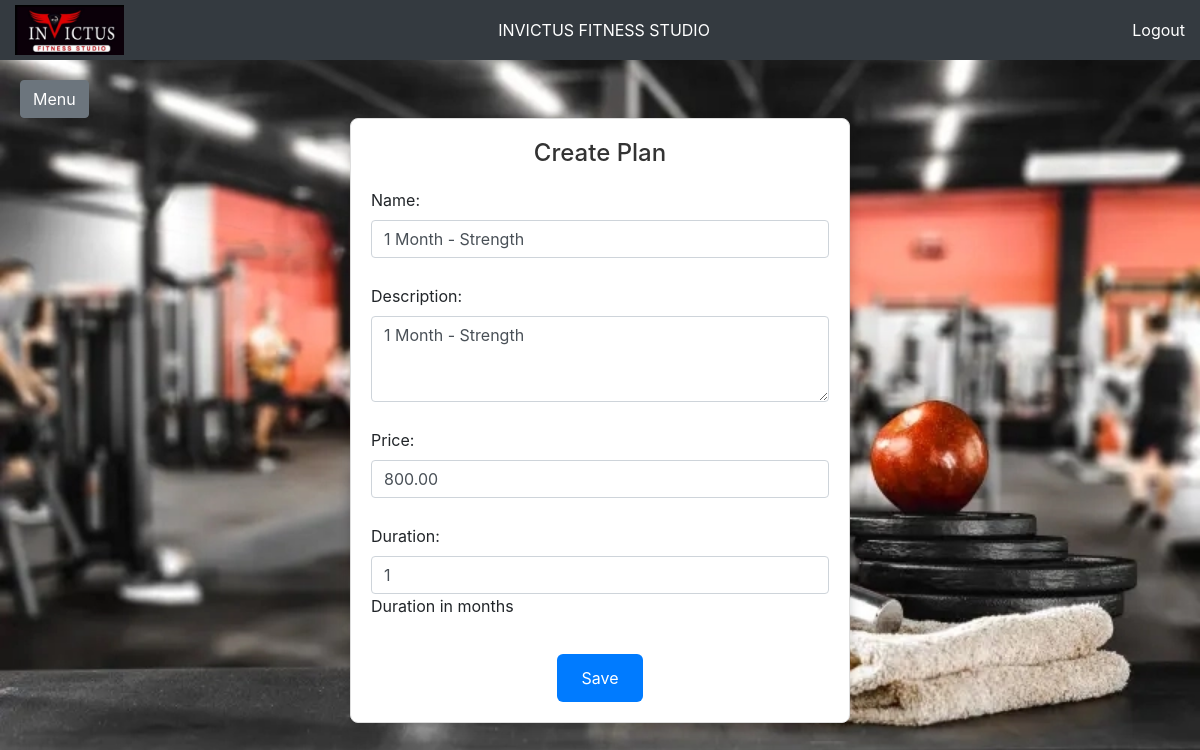
The app's page /edit_plan/3/ with its own data.
### memberships/models.py (models this page shows, shortened)
class Plan(models.Model):
    name = models.CharField(max_length=100)
    description = models.TextField()
    price = models.DecimalField(max_digits=10, decimal_places=2)
    duration = models.IntegerField(help_text="Duration in months")

### memberships/views.py (the view)
# urls.py: path('edit_plan/<int:plan_id>/', views.edit_plan, name='edit_plan'),
def edit_plan(request, plan_id):
    plan = Plan.objects.get(id=plan_id)
    if request.method == 'POST':
        form = PlanForm(request.POST, instance=plan)
        if form.is_valid():
            form.save()
            return redirect('plan_list')
    else:
        form = PlanForm(instance=plan)
    return render(request, 'memberships/edit_plan.html', {'form': form})

### memberships/forms.py
class PlanForm(forms.ModelForm):
    class Meta:
        model = Plan
        fields = ['name', 'description', 'price', 'duration']
        widgets = {
            'name': forms.TextInput(attrs={'class': 'form-control', 'placeholder': 'Plan Name'}),
            'description': forms.Textarea(attrs={'class': 'form-control', 'rows': 3, 'placeholder': 'Plan Description'}),
            'price': forms.NumberInput(attrs={'class': 'form-control', 'placeholder': 'Price'}),
            'duration': forms.NumberInput(attrs={'class': 'form-control', 'placeholder': 'Duration in Months'}),
        }

### main/templates/memberships/edit_plan.html (shortened to what this page needs)
{% extends "base.html" %}
{% block content %}
<div style="max-width: 500px; margin: auto; padding: 20px; border: 1px solid #ddd; border-radius: 8px; box-shadow: 0 4px 12px rgba(0, 0, 0, 0.2);background-color: white">
    <h1 style="text-align: center; color: #333; margin-bottom: 20px; font-size: 24px;">Create Plan</h1>
    <form method="post" style="display: flex; flex-direction: column; gap: 20px;">
        <div style="display: flex; flex-direction: column; gap: 10px;">
            {{ form.as_p }}
        </div>
        <button type="submit" style="align-self: center; padding: 12px 24px; border: none; border-radius: 6px; background-color: #007bff; color: #fff; font-size: 16px; cursor: pointer; transition: background-color 0.3s;">
            Save
        </button>
    </form>
</div>
{% endblock %}

### records on screen
Plan: name "1 Month - Strength", description "1 Month - Strength", price "800.00", duration "1"
